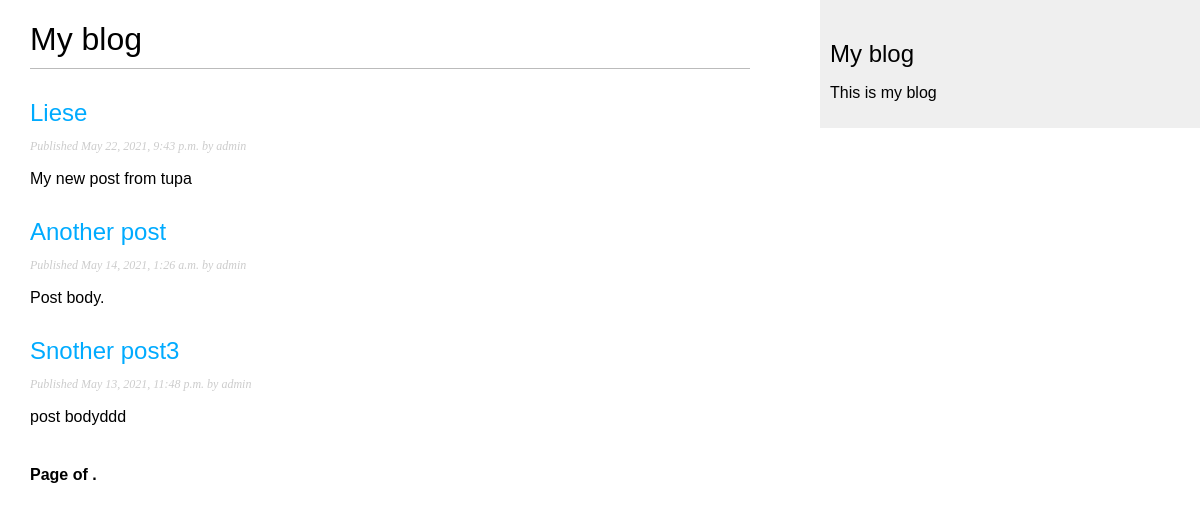
/blog/, run on an earlier commit of the app's database.
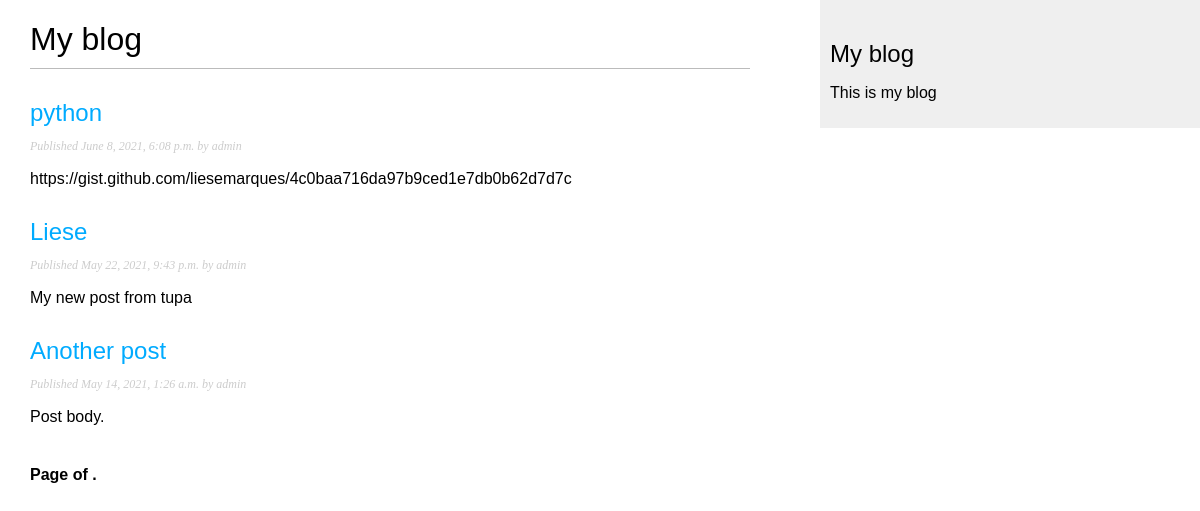
And on a later commit of the database.
### core/models.py (models this page shows, shortened)
class Post(models.Model):
    STATUS_CHOICES = (
        ('draft', 'Draft'),
        ('published', 'Published'),
    )
    title = models.CharField(max_length=250)
    slug = models.SlugField(max_length=250, unique_for_date='publish')
    author = models.ForeignKey(User, on_delete=models.CASCADE, related_name='blog_posts')
    body = models.TextField()
    publish = models.DateTimeField(default=timezone.now)
    created = models.TimeField(auto_now_add=True)
    updated = models.DateTimeField(auto_now=True)
    status = models.CharField(max_length=10,
                              choices=STATUS_CHOICES,
                              default='draft')
    objects = models.Manager()
    published = PublishedManager()
    class Meta:
        ordering = ('-publish',)
    def get_absolute_url(self):
        return reverse('core:post_detail',
                       args=[self.publish.year,
                             self.publish.month,
                             self.publish.day, self.slug])

### core/views.py (the view)
# urls.py: path('', views.PostListView.as_view(), name='post_list'),
class PostListView(ListView):
    queryset = Post.published.all()
    context_object_name = 'posts'
    paginate_by = 3
    template_name = 'blog/post/list.html'

### core/templates/blog/post/list.html (shortened to what this page needs)
{% extends "blog/base.html" %}
{% block content %}
    <h1>My blog</h1>
    {% for post in posts %}
        <h2>
           <a href="{{ post.get_absolute_url }}">
               {{ post.title }}
           </a>
        </h2>
        <p class="date">
            Published {{ post.publish }} by {{ post.author }}
        </p>
        {{ post.body|truncatewords:30|linebreaks }}
    {% endfor %}
{% include "blog/pagination.html" with page=posts %}
{% endblock %}

### core/templates/blog/base.html (shortened to what this page needs)
{% load static %}
<!DOCTYPE html>
<html lang="en">
<head>
    <link href="{% static "/css/blog.css" %}" rel="stylesheet">
</head>
<body>
    <div id="content">
        {% block content %}
        {% endblock %}
    </div>
    <div id="sidebar">
        <h2>My blog</h2>
        <p>This is my blog</p>
    </div>
</body>
</html>

### core/templates/blog/pagination.html (shortened to what this page needs)
 <div class="pagination">
     <span class="step-links">
       <span class="current">
         Page {{ page.number }} of {{ page.paginator.num_pages }}.
       </span>
     </span>
</div>

### core/static/css/blog.css (style rules this page uses)
body { margin:0; padding:0; font-family:helvetica, sans-serif; }
a { color:#00abff; text-decoration:none; }
h1 { font-weight:normal; border-bottom:1px solid #bbb; padding:0 0 10px 0; }
h2 { font-weight:normal; margin:30px 0 0; }
#content { float:left; width:60%; padding:0 0 0 30px; }
#sidebar { float:right; width:30%; padding:10px; background:#efefef; height:100%; }
p.date { color:#ccc; font-family: georgia, serif; font-size: 12px; font-style: italic; }
.pagination { margin:40px 0; font-weight:bold; }

What changed in the data, as far as the page shows it:
no longer on this page (row unchanged): Post: title "Snother post3", publish "May 13, 2021, 11:48 p.m.", author "admin", body "post bodyddd"
added Post: title "python", publish "June 8, 2021, 6:08 p.m.", author "admin", body "https://gist.github.com/liesemarques/4c0baa716da97b9ced1e7db0b62d7d7c"
